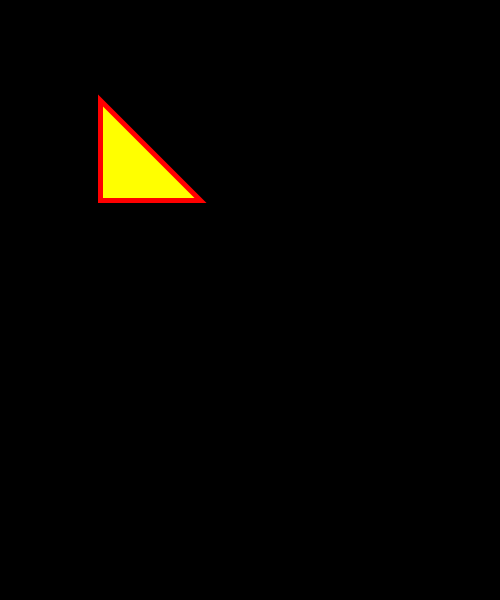
Frame 1 (no input)
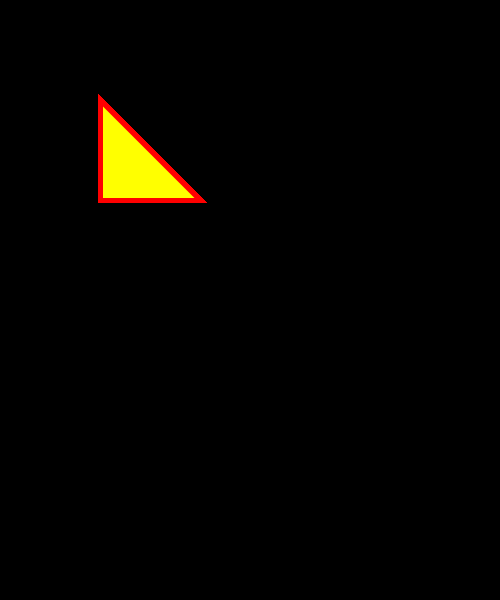
Frame 60 (the mouse pressed at the canvas centre just before this capture)
Frame 120 (the mouse held since frame 60 and released just before this capture): identical to frame 60, image omitted

The Processing sketch that drew these frames (run headless with seeded random() and noise(); from frame 60 on, the mouse is pressed at the canvas centre):

// Processing sketch: inclass_vertexShape
// ── inclass_vertexShape.pde
void setup() {
  size(500, 600);
  background(0);
}

void draw() {
  stroke(255, 0, 0);
  strokeWeight(5);
  fill(255, 255, 0);
  
  beginShape();
  vertex(100, 100);
  vertex(100, 200);
  vertex(200, 200);
  endShape(CLOSE);
}

void mousePressed() {
  println(mouseX + " "+ mouseY);
}
